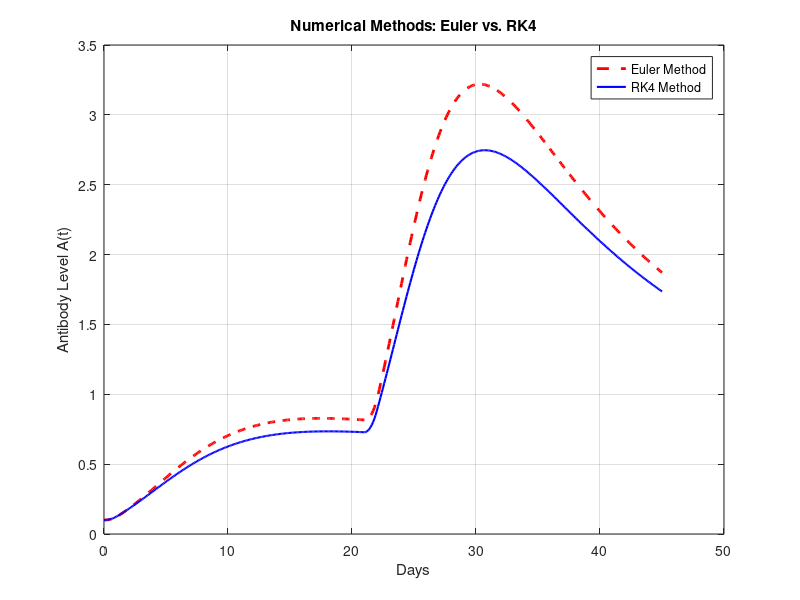
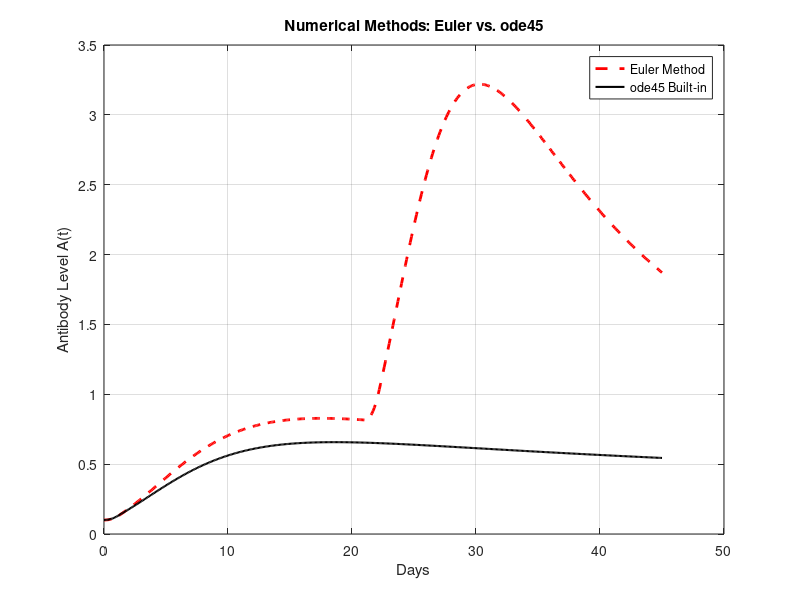
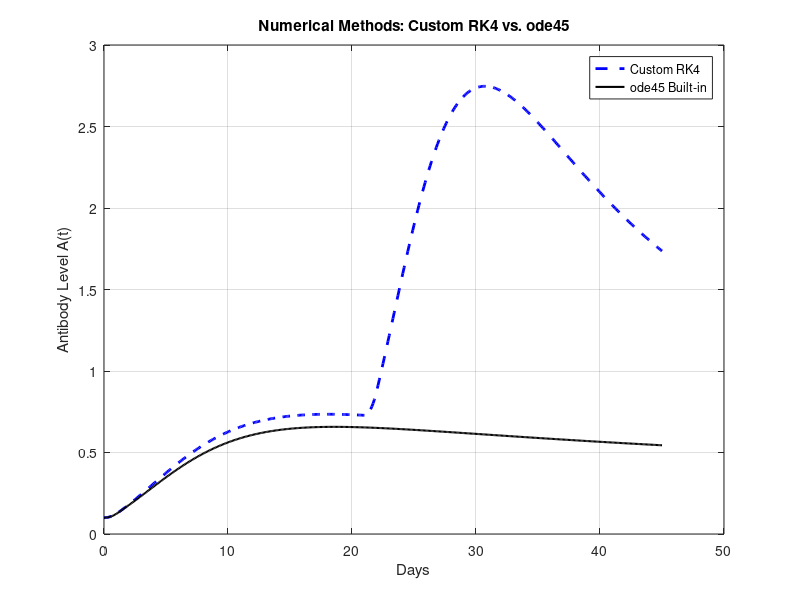

The MATLAB source for these figures, in order:
% global parameters
k1 = 10.0;
k2 = 50.0;
alpha = 1.0;

% initial conditions at day 0
a0 = 0.1;
v0 = 0.0;

% pfizer data
% subject id, r1, r2, r3, r4
pfizer_data = [
    3, 0.0062, 0.40, 0.0072, 0.027;
    4, 0.0110, 0.35, 0.0079, 0.026;
    19, 0.1100, 0.04, 0.0064, 0.028;
    41, 0.0130, 0.26, 0.0063, 0.028;
    44, 0.0210, 0.18, 0.0061, 0.028;
    76, 0.0250, 0.21, 0.0061, 0.029;
    146, 0.0210, 0.26, 0.0069, 0.027;
    179, 0.0110, 0.32, 0.0110, 0.067;
    215, 0.0100, 0.21, 0.0053, 0.029;
    216, 0.0160, 0.19, 0.0053, 0.030;
    226, 0.0061, 0.49, 0.0069, 0.027
];

% time setup
t_start = 0;
t_end = 45;
dt = 0.1;
t = t_start:dt:t_end;
num_steps = length(t);

% pick parameters for the first pfizer patient for the test
r1 = pfizer_data(1, 2);
r2 = pfizer_data(1, 3);
r3 = pfizer_data(1, 4);
r4 = pfizer_data(1, 5);

% storage arrays for euler
a_euler = zeros(1, num_steps);
v_euler = zeros(1, num_steps);
a_euler(1) = a0;
v_euler(1) = v0;

% euler method loop with standard pulse check matching document text
for i = 1:(num_steps - 1)
    current_t = t(i);
    current_a = a_euler(i);
    current_v = v_euler(i);
    
    % discrete pulse function for vaccine days
    u_t = 0.0;
    if (current_t >= 0.0 && current_t <= 1.0) || (current_t >= 21.0 && current_t <= 22.0)
        u_t = 1.0;
    end
    
    % system differential equations
    dadt = r1 * current_v + r2 * current_a * current_v + current_a * (r3 - r4 * current_a);
    dvdt = alpha * u_t - (k1 * current_v) / (k2 + current_v);
    
    % calculate next values using euler step
    a_euler(i + 1) = current_a + dadt * dt;
    v_euler(i + 1) = current_v + dvdt * dt;
end

% runge-kutta loop setup
% helper function for dynamic pulse evaluation
evaluate_u = @(tau) double((tau >= 0.0 && tau <= 1.0) || (tau >= 21.0 && tau <= 22.0));

% storage arrays for rk4
a_rk4 = zeros(1, num_steps);
v_rk4 = zeros(1, num_steps);
a_rk4(1) = a0;
v_rk4(1) = v0;

for i = 1:(num_steps - 1)
    t_now = t(i);
    a_now = a_rk4(i);
    v_now = v_rk4(i);
    
    % stage 1 (euler slopes)
    u1 = evaluate_u(t_now);
    dadt1 = r1 * v_now + r2 * a_now * v_now + a_now * (r3 - r4 * a_now);
    dvdt1 = alpha * u1 - (k1 * v_now) / (k2 + v_now);
    
    % stage 2 (midpoint using stage 1)
    t_mid = t_now + dt/2;
    a_mid1 = a_now + dadt1 * (dt / 2);
    v_mid1 = v_now + dvdt1 * (dt / 2);
    u2 = evaluate_u(t_mid); 
    
    dadt2 = r1 * v_mid1 + r2 * a_mid1 * v_mid1 + a_mid1 * (r3 - r4 * a_mid1);
    dvdt2 = alpha * u2 - (k1 * v_mid1) / (k2 + v_mid1);
    
    % stage 3 (midpoint using stage 2)
    a_mid2 = a_now + dadt2 * (dt / 2);
    v_mid2 = v_now + dvdt2 * (dt / 2);
    u3 = evaluate_u(t_mid); 
    
    dadt3 = r1 * v_mid2 + r2 * a_mid2 * v_mid2 + a_mid2 * (r3 - r4 * a_mid2);
    dvdt3 = alpha * u3 - (k1 * v_mid2) / (k2 + v_mid2);
    
    % stage 4 (end of step using stage 3)
    t_next = t_now + dt;
    a_end = a_now + dadt3 * dt;
    v_end = v_now + dvdt3 * dt;
    u4 = evaluate_u(t_next); 
    
    dadt4 = r1 * v_end + r2 * a_end * v_end + a_end * (r3 - r4 * a_end);
    dvdt4 = alpha * u4 - (k1 * v_end) / (k2 + v_end);
    
    % combine all stages
    a_rk4(i + 1) = a_now + (dt / 6) * (dadt1 + 2*dadt2 + 2*dadt3 + dadt4);
    v_rk4(i + 1) = v_now + (dt / 6) * (dvdt1 + 2*dvdt2 + 2*dvdt3 + dvdt4);
end

% ode45 implementation
ode_system = @(t_curr, y) [ ...
    r1 * y(2) + r2 * y(1) * y(2) + y(1) * (r3 - r4 * y(1)); ...
    alpha * ((t_curr >= 0.0 & t_curr <= 1.0) | (t_curr >= 21.0 & t_curr <= 22.0)) - (k1 * y(2)) / (k2 + y(2)) ... 
];

% solve using ode45
[~, y_ode] = ode45(ode_system, t, [a0; v0]);
a_ode45 = y_ode(:, 1)';

% plotting comparison between the methods
% euler vs rk4
figure('Color', 'w', 'Name', 'Solver Comparison: Euler vs RK4');
plot(t, a_euler, 'r--', 'LineWidth', 2); 
hold on;
plot(t, a_rk4, 'b-', 'LineWidth', 1.5);
xlabel('Days'); ylabel('Antibody Level A(t)');
title('Numerical Methods: Euler vs. RK4');
legend('Euler Method', 'RK4 Method', 'Location', 'best');
grid on; 
hold off;

% euler vs ode45
figure('Color', 'w', 'Name', 'Solver Comparison: Euler vs ode45');
plot(t, a_euler, 'r--', 'LineWidth', 2); 
hold on;
plot(t, a_ode45, 'k-', 'LineWidth', 1.5);
xlabel('Days'); ylabel('Antibody Level A(t)');
title('Numerical Methods: Euler vs. ode45');
legend('Euler Method', 'ode45 Built-in', 'Location', 'best');
grid on; 
hold off;

% rk4 vs ode45
figure('Color', 'w', 'Name', 'Solver Comparison: RK4 vs ode45');
plot(t, a_rk4, 'b--', 'LineWidth', 2); 
hold on;
plot(t, a_ode45, 'k-', 'LineWidth', 1.5);
xlabel('Days'); ylabel('Antibody Level A(t)');
title('Numerical Methods: Custom RK4 vs. ode45');
legend('Custom RK4', 'ode45 Built-in', 'Location', 'best');
grid on; 
hold off;
